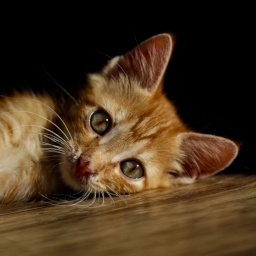
#> input picture numerical_solvers/runners/cat_256x256.jpg, 256 x 256 px
$ python taichi_kotowirowka_FD_ade.py
#> lines starting #> are read from the running program, lines starting #| are printed output that depends on the picture

# import libraries
import matplotlib.pyplot as plt
import taichi as ti
import cv2 # conda install conda-forge::opencv
import numpy as np
import os

ti.init(arch=ti.gpu)
#> (this line was passed over: taichi is not available in this run)

ti_float_precision = ti.f32
# %% read IC
# https://github.com/taichi-dev/image-processing-with-taichi/blob/main/image_transpose.py
# image = cv2.imread('cat_768x768.jpg')
image = cv2.imread('cat_256x256.jpg')
#> image is the input picture: shape (256, 256, 3); mean B, G, R 29.3, 51.2, 70.7

gray_image = cv2.cvtColor(image, cv2.COLOR_BGR2GRAY) # convert to grayscale
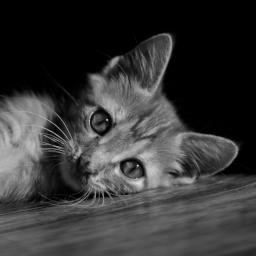
#> gray_image: shape (256, 256); min 0, max 222, mean 54.6
np_gray_image = np.array(gray_image)
shape = gray_image.shape # 768, 768
#> shape = (256, 256)

print(gray_image.shape)
#| (256, 256)
plt.imshow(gray_image, cmap='gist_gray')
plt.colorbar()
plt.title(f'image')
plt.show()
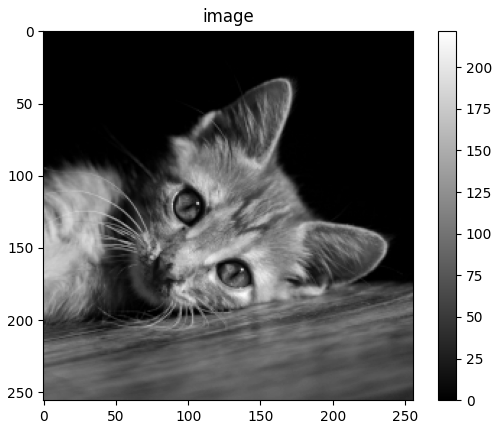
#> figure drawn by matplotlib, 2 panels


# %%


dx = 1
dt = 1

# diffusivity
diff_coeff = 0.01  # f1 = ti.field(int, shape=()) - a scalar field in taichi

# create velocity field
maxu = 0.01 # velocity field max magnitude
L = 1
x = np.linspace(0, L, shape[0], endpoint=True)
#> x = 256 values from 0 to 1
y = np.linspace(0, L, shape[1], endpoint=True)
#> y = 256 values from 0 to 1
xx, yy = np.meshgrid(x, y)
R = L/5.
xx0 = xx - L/2.
yy0 = yy - L/2.
r = np.sqrt(xx0**2 + yy0**2)
w = np.exp(-r**2/(2*R**2)) / (np.exp(-1/2)*R) * maxu
np_ux =  yy0 * w
np_uy = -xx0 * w


fig, (ax1, ax2) = plt.subplots(1, 2,  figsize=(16, 4))
im1 = ax1.imshow(np.sqrt(np_ux**2 + np_uy**2), cmap = 'coolwarm', extent=(0, L, 0, L))
ax1.set_title(r'$u_{magnitude}$')
ax1.grid()

spacer = 25 # 150
ax2.quiver(xx[::spacer],yy[::spacer],np_ux[::spacer],np_uy[::spacer], units="xy", scale=0.05) # linewidth=None
plt.show()
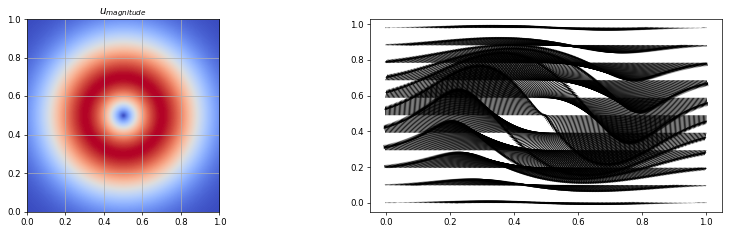
#> figure drawn by matplotlib, 2 panels


#> (the run stopped early here; a loop or call above may not have finished)
